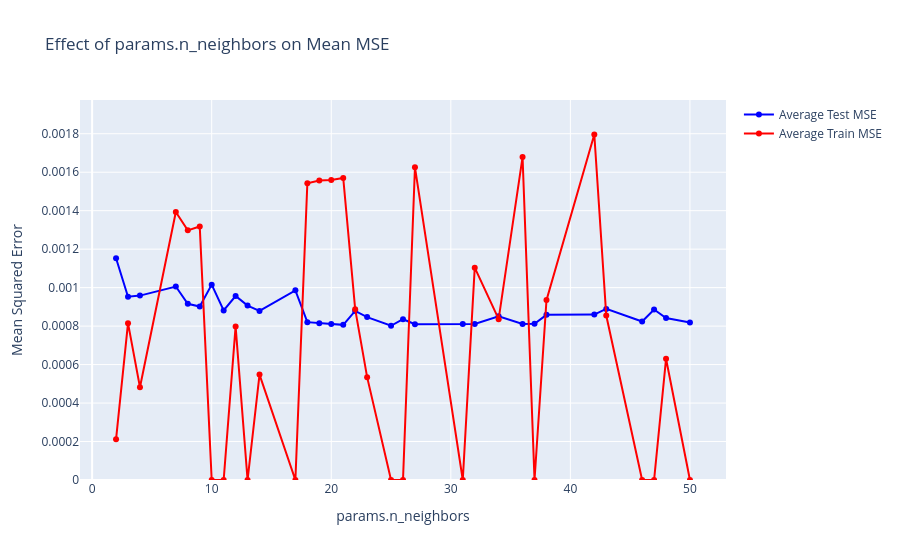
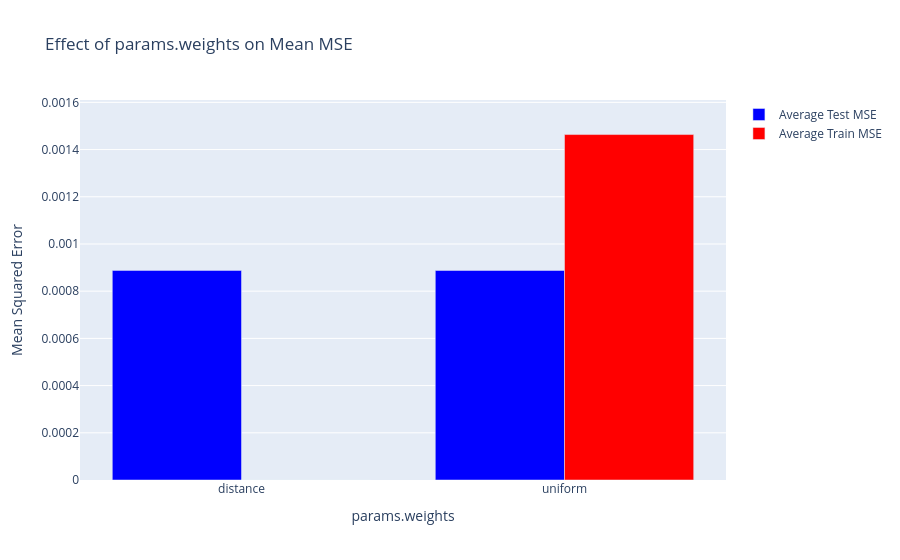
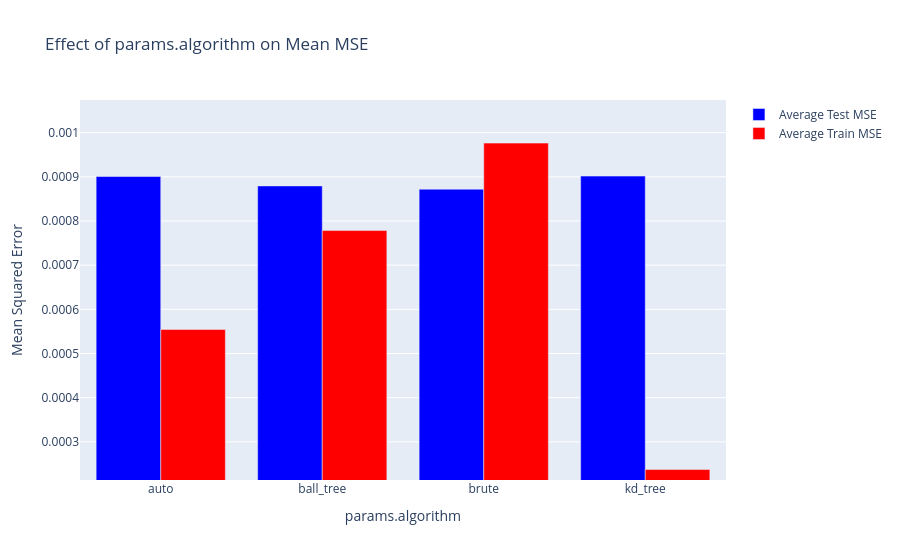
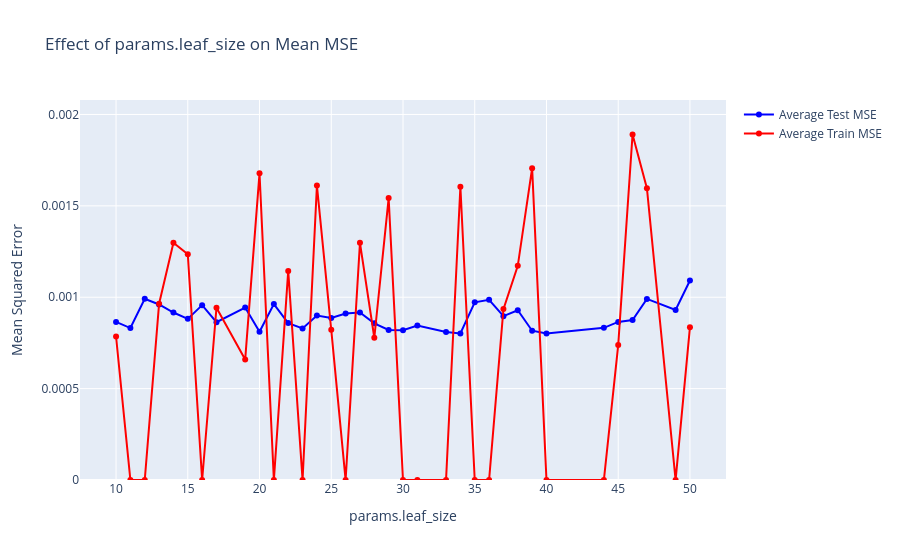

The code cell stored with these charts, in order, in its notebook:
### Code cell
import os
import pandas as pd
import numpy as np
import mlflow
import matplotlib.pyplot as plt
import seaborn as sns
import dagshub

# Set up MLflow
mlflow.set_tracking_uri("https://dagshub.com/najibabounasr/MacroEconomicAPI.mlflow")
dagshub.init("MacroEconomicAPI", "najibabounasr", mlflow=True)
mlflow.set_experiment("KNN Optimization")
os.environ['MLFLOW_TRACKING_USERNAME'] = 'najibabounasr'
os.environ['MLFLOW_TRACKING_PASSWORD'] = 'fbaccfb8cf4e8d2d195cd05e9a53dbfe32323695'

# Fetch experiment data
experiment_id = "KNN Optimization"  # Replace with your experiment ID

# Retrieve all runs from the specified MLflow experiment
runs = mlflow.search_runs(experiment_ids=[mlflow.get_experiment_by_name("KNN Optimization").experiment_id])

if runs.empty:
    print("No runs found in the specified experiment")

# Define the columns you want to select
params = [
    "params.n_neighbors", "params.weights", "params.algorithm", "params.leaf_size", "params.p"
]
metrics = ["metrics.train_mse", "metrics.test_mse"]
tags = ["tags.target_feature", "tags.feature_addition_rounds", "tags.feature_dropping_threshold"]

# Combine the metrics and parameter lists
columns_to_select = metrics + params + tags

df = runs[columns_to_select]

# Preprocess the data
df.sort_values(by='metrics.test_mse', ascending=False)
df.dropna()

df = df.dropna()

df[[
    "params.n_neighbors", "params.weights", "params.algorithm", "params.leaf_size", "params.p"
]].drop_duplicates()

no_duos_index = df[[
    "params.n_neighbors", "params.weights", "params.algorithm", "params.leaf_size", "params.p"
]].drop_duplicates(keep='last').index

# Replace "None" with np.nan for specified columns
df['params.n_neighbors'] = df['params.n_neighbors'].replace('None', np.nan)
df['params.weights'] = df['params.weights'].replace('None', np.nan)
df['params.algorithm'] = df['params.algorithm'].replace('None', np.nan)
df['params.leaf_size'] = df['params.leaf_size'].replace('None', np.nan)
df['params.p'] = df['params.p'].replace('None', np.nan)

# Convert the relevant columns to numeric
df['params.n_neighbors'] = pd.to_numeric(df['params.n_neighbors'], errors='coerce')
df['params.weights'] = df['params.weights'].astype('category')
df['params.algorithm'] = df['params.algorithm'].astype('category')
df['params.leaf_size'] = pd.to_numeric(df['params.leaf_size'], errors='coerce')
df['params.p'] = pd.to_numeric(df['params.p'], errors='coerce')

runs_df = df.copy()

import plotly.graph_objs as go
# Determine if a parameter should be plotted as a line or bar plot
def should_use_line_plot(param):
    continuous_params = [
        'params.n_neighbors', 'params.leaf_size', 'params.p'
    ]
    return param in continuous_params

# Create plots for each parameter - Train and Test MSE
for param in params:
    fig = go.Figure()
    
    grouped_test = df.groupby(param)['metrics.test_mse'].mean()
    grouped_train = df.groupby(param)['metrics.train_mse'].mean()
    
    if should_use_line_plot(param):
        fig.add_trace(go.Scatter(x=grouped_test.index, y=grouped_test, mode='lines+markers', name='Average Test MSE', line=dict(color='blue')))
        fig.add_trace(go.Scatter(x=grouped_train.index, y=grouped_train, mode='lines+markers', name='Average Train MSE', line=dict(color='red')))
    else:
        fig.add_trace(go.Bar(x=grouped_test.index, y=grouped_test, name='Average Test MSE', marker_color='blue'))
        fig.add_trace(go.Bar(x=grouped_train.index, y=grouped_train, name='Average Train MSE', marker_color='red'))

    # Update layout for better visualization
    fig.update_layout(
        title=f'Effect of {param} on Mean MSE',
        xaxis_title=param,
        yaxis_title='Mean Squared Error',
        yaxis=dict(range=[min(grouped_test.min(), grouped_train.min()) * 0.9, max(grouped_test.max(), grouped_train.max()) * 1.1]),
        barmode='group' if not should_use_line_plot(param) else None
    )

    fig.show()

### Figure 1 — Plotly figure (JSON) as saved in the notebook; plotly's stock layout.template omitted (floating-point values rounded to 4 significant figures)
{"data": [{"line": {"color": "blue"}, "mode": "lines+markers", "name": "Average Test MSE", "type": "scatter", "x": [2, 3, 4, 7, 8, 9, 10, 11, 12, 13, 14, 17, 18, 19, 20, 21, 22, 23, 25, 26, 27, 31, 32, 34, 36, 37, 38, 42, 43, 46, 47, 48, 50], "y": [0.001153, 0.0009528, 0.0009585, 0.001006, 0.0009162, 0.0009017, 0.001016, 0.0008814, 0.0009564, 0.0009066, 0.0008786, 0.0009859, 0.0008207, 0.0008147, 0.000811, 0.0008066, 0.0008788, 0.0008469, 0.0008018, 0.0008358, 0.0008097, 0.000811, 0.0008111, 0.0008515, 0.0008108, 0.0008126, 0.0008584, 0.0008599, 0.0008893, 0.0008238, 0.0008864, 0.0008416, 0.0008191]}, {"line": {"color": "red"}, "mode": "lines+markers", "name": "Average Train MSE", "type": "scatter", "x": [2, 3, 4, 7, 8, 9, 10, 11, 12, 13, 14, 17, 18, 19, 20, 21, 22, 23, 25, 26, 27, 31, 32, 34, 36, 37, 38, 42, 43, 46, 47, 48, 50], "y": [0.0002113, 0.0008152, 0.0004823, 0.001393, 0.001298, 0.001318, 0, 0, 0.0007984, 3.734e-17, 0.0005478, 0, 0.001542, 0.001556, 0.00156, 0.00157, 0.0008879, 0.0005348, 0, 6.819e-17, 0.001625, 0, 0.001104, 0.000836, 0.001679, 0, 0.0009352, 0.001796, 0.000855, 0, 0, 0.0006301, 0]}], "layout": {"title": {"text": "Effect of params.n_neighbors on Mean MSE"}, "xaxis": {"title": {"text": "params.n_neighbors"}}, "yaxis": {"range": [0, 0.001975], "title": {"text": "Mean Squared Error"}}}}

### Figure 2 — Plotly figure (JSON) as saved in the notebook; plotly's stock layout.template omitted (floating-point values rounded to 4 significant figures)
{"data": [{"marker": {"color": "blue"}, "name": "Average Test MSE", "type": "bar", "x": ["distance", "uniform"], "y": [0.0008881, 0.0008878]}, {"marker": {"color": "red"}, "name": "Average Train MSE", "type": "bar", "x": ["distance", "uniform"], "y": [2.536e-17, 0.001464]}], "layout": {"barmode": "group", "title": {"text": "Effect of params.weights on Mean MSE"}, "xaxis": {"title": {"text": "params.weights"}}, "yaxis": {"range": [2.282e-17, 0.00161], "title": {"text": "Mean Squared Error"}}}}

### Figure 3 — Plotly figure (JSON) as saved in the notebook; plotly's stock layout.template omitted (floating-point values rounded to 4 significant figures)
{"data": [{"marker": {"color": "blue"}, "name": "Average Test MSE", "type": "bar", "x": ["auto", "ball_tree", "brute", "kd_tree"], "y": [0.0009007, 0.0008794, 0.000872, 0.0009017]}, {"marker": {"color": "red"}, "name": "Average Train MSE", "type": "bar", "x": ["auto", "ball_tree", "brute", "kd_tree"], "y": [0.0005544, 0.0007784, 0.0009763, 0.0002373]}], "layout": {"barmode": "group", "title": {"text": "Effect of params.algorithm on Mean MSE"}, "xaxis": {"title": {"text": "params.algorithm"}}, "yaxis": {"range": [0.0002136, 0.001074], "title": {"text": "Mean Squared Error"}}}}

### Figure 4 — Plotly figure (JSON) as saved in the notebook; plotly's stock layout.template omitted (floating-point values rounded to 4 significant figures)
{"data": [{"line": {"color": "blue"}, "mode": "lines+markers", "name": "Average Test MSE", "type": "scatter", "x": [10, 11, 12, 13, 14, 15, 16, 17, 19, 20, 21, 22, 23, 24, 25, 26, 27, 28, 29, 30, 31, 33, 34, 35, 36, 37, 38, 39, 40, 44, 45, 46, 47, 49, 50], "y": [0.0008651, 0.0008314, 0.000992, 0.0009603, 0.0009162, 0.0008817, 0.0009568, 0.0008638, 0.0009438, 0.0008108, 0.0009625, 0.0008584, 0.0008293, 0.0009002, 0.0008867, 0.000911, 0.0009162, 0.0008573, 0.0008207, 0.0008191, 0.0008457, 0.0008104, 0.0008023, 0.0009722, 0.0009859, 0.0008964, 0.0009288, 0.0008169, 0.0008018, 0.0008325, 0.0008648, 0.0008755, 0.0009908, 0.0009308, 0.001092]}, {"line": {"color": "red"}, "mode": "lines+markers", "name": "Average Train MSE", "type": "scatter", "x": [10, 11, 12, 13, 14, 15, 16, 17, 19, 20, 21, 22, 23, 24, 25, 26, 27, 28, 29, 30, 31, 33, 34, 35, 36, 37, 38, 39, 40, 44, 45, 46, 47, 49, 50], "y": [0.0007851, 0, 6.413e-17, 0.0009647, 0.001298, 0.001236, 0, 0.0009426, 0.0006591, 0.001679, 8.815e-17, 0.001144, 0, 0.001611, 0.0008218, 0, 0.001298, 0.0007782, 0.001542, 0, 0, 0, 0.001604, 3.734e-17, 0, 0.0009352, 0.001172, 0.001706, 0, 0, 0.0007382, 0.00189, 0.001597, 0, 0.000836]}], "layout": {"title": {"text": "Effect of params.leaf_size on Mean MSE"}, "xaxis": {"title": {"text": "params.leaf_size"}}, "yaxis": {"range": [0, 0.002079], "title": {"text": "Mean Squared Error"}}}}
